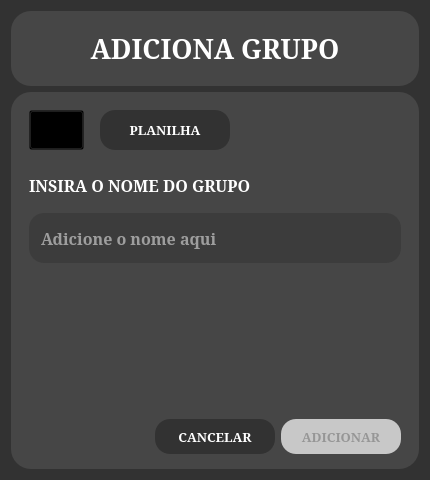
<?xml version="1.0" encoding="UTF-8"?>
<ui version="4.0">
 <class>Adiciona_Grupos</class>
 <widget class="QWidget" name="Adiciona_Grupos">
  <property name="enabled">
   <bool>true</bool>
  </property>
  <property name="geometry">
   <rect>
    <x>0</x>
    <y>0</y>
    <width>430</width>
    <height>480</height>
   </rect>
  </property>
  <property name="sizePolicy">
   <sizepolicy hsizetype="Fixed" vsizetype="Fixed">
    <horstretch>0</horstretch>
    <verstretch>0</verstretch>
   </sizepolicy>
  </property>
  <property name="minimumSize">
   <size>
    <width>430</width>
    <height>480</height>
   </size>
  </property>
  <property name="maximumSize">
   <size>
    <width>430</width>
    <height>480</height>
   </size>
  </property>
  <property name="windowTitle">
   <string>Adiciona Grupos</string>
  </property>
  <property name="styleSheet">
   <string notr="true">QWidget{
background-color: rgb(50,50,50);
}</string>
  </property>
  <layout class="QVBoxLayout" name="verticalLayout">
   <item>
    <widget class="QFrame" name="frame">
     <property name="minimumSize">
      <size>
       <width>0</width>
       <height>75</height>
      </size>
     </property>
     <property name="maximumSize">
      <size>
       <width>16777215</width>
       <height>75</height>
      </size>
     </property>
     <property name="styleSheet">
      <string notr="true">QFrame {
background-color: rgb(70,70,70);
border-radius: 20px;
}</string>
     </property>
     <property name="frameShape">
      <enum>QFrame::StyledPanel</enum>
     </property>
     <property name="frameShadow">
      <enum>QFrame::Raised</enum>
     </property>
     <layout class="QHBoxLayout" name="horizontalLayout">
      <item>
       <widget class="QLabel" name="label">
        <property name="font">
         <font>
          <family>Garamond</family>
          <pointsize>20</pointsize>
          <bold>true</bold>
         </font>
        </property>
        <property name="text">
         <string>&lt;html&gt;&lt;head/&gt;&lt;body&gt;&lt;p&gt;&lt;span style=&quot; color:#ffffff;&quot;&gt;ADICIONA GRUPO&lt;/span&gt;&lt;/p&gt;&lt;/body&gt;&lt;/html&gt;</string>
        </property>
        <property name="alignment">
         <set>Qt::AlignCenter</set>
        </property>
       </widget>
      </item>
     </layout>
    </widget>
   </item>
   <item>
    <widget class="QFrame" name="frame_2">
     <property name="styleSheet">
      <string notr="true">QFrame {
background-color: rgb(70,70,70);
border-radius: 20px;
}</string>
     </property>
     <property name="frameShape">
      <enum>QFrame::StyledPanel</enum>
     </property>
     <property name="frameShadow">
      <enum>QFrame::Raised</enum>
     </property>
     <layout class="QVBoxLayout" name="verticalLayout_2">
      <item>
       <widget class="QFrame" name="frame_6">
        <property name="minimumSize">
         <size>
          <width>0</width>
          <height>50</height>
         </size>
        </property>
        <property name="frameShape">
         <enum>QFrame::StyledPanel</enum>
        </property>
        <property name="frameShadow">
         <enum>QFrame::Raised</enum>
        </property>
        <layout class="QHBoxLayout" name="horizontalLayout_4">
         <item alignment="Qt::AlignLeft">
          <widget class="QPushButton" name="botao_adicionar_contato">
           <property name="minimumSize">
            <size>
             <width>40</width>
             <height>40</height>
            </size>
           </property>
           <property name="font">
            <font>
             <family>Garamond</family>
             <pointsize>12</pointsize>
             <bold>true</bold>
            </font>
           </property>
           <property name="styleSheet">
            <string notr="true">QPushButton{
icon: url(:/icons/adiciona_contato.svg);
background-color: transparent;
}

QPushButton::hover{
icon: url(:/icons/adiciona_contato_hover.svg);
background-color: transparent;
}</string>
           </property>
           <property name="text">
            <string/>
           </property>
           <property name="iconSize">
            <size>
             <width>40</width>
             <height>40</height>
            </size>
           </property>
          </widget>
         </item>
         <item>
          <spacer name="horizontalSpacer_2">
           <property name="orientation">
            <enum>Qt::Horizontal</enum>
           </property>
           <property name="sizeType">
            <enum>QSizePolicy::Fixed</enum>
           </property>
           <property name="sizeHint" stdset="0">
            <size>
             <width>10</width>
             <height>20</height>
            </size>
           </property>
          </spacer>
         </item>
         <item>
          <widget class="QPushButton" name="botao_inserir_planilha">
           <property name="minimumSize">
            <size>
             <width>130</width>
             <height>40</height>
            </size>
           </property>
           <property name="maximumSize">
            <size>
             <width>16777215</width>
             <height>40</height>
            </size>
           </property>
           <property name="font">
            <font>
             <family>Garamond</family>
             <pointsize>10</pointsize>
             <bold>true</bold>
            </font>
           </property>
           <property name="styleSheet">
            <string notr="true">QPushButton{
qproperty-icon: url(:/icons/tabela.svg);
background-color: rgb(50,50,50);
color: rgb(255,255,255);
border-radius: 15px;
}

QPushButton::hover{
background-color: rgb(90,90,90);
border-radius:15px;
}</string>
           </property>
           <property name="text">
            <string>PLANILHA</string>
           </property>
           <property name="iconSize">
            <size>
             <width>30</width>
             <height>25</height>
            </size>
           </property>
          </widget>
         </item>
         <item>
          <spacer name="horizontalSpacer">
           <property name="orientation">
            <enum>Qt::Horizontal</enum>
           </property>
           <property name="sizeHint" stdset="0">
            <size>
             <width>40</width>
             <height>20</height>
            </size>
           </property>
          </spacer>
         </item>
        </layout>
       </widget>
      </item>
      <item>
       <widget class="QFrame" name="frame_4">
        <property name="frameShape">
         <enum>QFrame::StyledPanel</enum>
        </property>
        <property name="frameShadow">
         <enum>QFrame::Raised</enum>
        </property>
        <layout class="QVBoxLayout" name="verticalLayout_3">
         <item>
          <widget class="QLabel" name="label_2">
           <property name="font">
            <font>
             <family>Garamond</family>
             <pointsize>12</pointsize>
             <bold>true</bold>
            </font>
           </property>
           <property name="text">
            <string>&lt;html&gt;&lt;head/&gt;&lt;body&gt;&lt;p&gt;&lt;span style=&quot; color:#ffffff;&quot;&gt;INSIRA O NOME DO GRUPO&lt;/span&gt;&lt;/p&gt;&lt;/body&gt;&lt;/html&gt;</string>
           </property>
          </widget>
         </item>
         <item>
          <spacer name="verticalSpacer_2">
           <property name="orientation">
            <enum>Qt::Vertical</enum>
           </property>
           <property name="sizeType">
            <enum>QSizePolicy::Fixed</enum>
           </property>
           <property name="sizeHint" stdset="0">
            <size>
             <width>20</width>
             <height>10</height>
            </size>
           </property>
          </spacer>
         </item>
         <item>
          <widget class="QLineEdit" name="nome">
           <property name="minimumSize">
            <size>
             <width>0</width>
             <height>50</height>
            </size>
           </property>
           <property name="font">
            <font>
             <family>Garamond</family>
             <pointsize>12</pointsize>
             <bold>true</bold>
            </font>
           </property>
           <property name="styleSheet">
            <string notr="true">background-color: rgb(60,60,60);
color: rgb(255,255,255);
border-radius: 15px;
padding: 10px</string>
           </property>
           <property name="placeholderText">
            <string>Adicione o nome aqui</string>
           </property>
          </widget>
         </item>
         <item>
          <spacer name="verticalSpacer">
           <property name="orientation">
            <enum>Qt::Vertical</enum>
           </property>
           <property name="sizeHint" stdset="0">
            <size>
             <width>20</width>
             <height>40</height>
            </size>
           </property>
          </spacer>
         </item>
        </layout>
       </widget>
      </item>
      <item>
       <widget class="QFrame" name="frame_5">
        <property name="minimumSize">
         <size>
          <width>0</width>
          <height>45</height>
         </size>
        </property>
        <property name="maximumSize">
         <size>
          <width>16777215</width>
          <height>50</height>
         </size>
        </property>
        <property name="frameShape">
         <enum>QFrame::StyledPanel</enum>
        </property>
        <property name="frameShadow">
         <enum>QFrame::Raised</enum>
        </property>
        <layout class="QHBoxLayout" name="horizontalLayout_3">
         <item>
          <spacer name="horizontalSpacer_6">
           <property name="orientation">
            <enum>Qt::Horizontal</enum>
           </property>
           <property name="sizeHint" stdset="0">
            <size>
             <width>121</width>
             <height>20</height>
            </size>
           </property>
          </spacer>
         </item>
         <item>
          <widget class="QPushButton" name="botao_cancelar">
           <property name="enabled">
            <bool>true</bool>
           </property>
           <property name="minimumSize">
            <size>
             <width>120</width>
             <height>35</height>
            </size>
           </property>
           <property name="font">
            <font>
             <family>Garamond</family>
             <pointsize>10</pointsize>
             <bold>true</bold>
            </font>
           </property>
           <property name="styleSheet">
            <string notr="true">QPushButton{
background-color: rgb(50,50,50);
color: rgb(255,255,255);
border-radius: 15px;
}

QPushButton::hover{
background-color: rgb(90,90,90);
border-radius:15px;
}

QPushButton:disabled{
background-color: rgb(200,200,200);
color: rgb(150,150,150);
}
</string>
           </property>
           <property name="text">
            <string>CANCELAR</string>
           </property>
           <property name="checkable">
            <bool>false</bool>
           </property>
          </widget>
         </item>
         <item>
          <widget class="QPushButton" name="botao_adicionar">
           <property name="enabled">
            <bool>false</bool>
           </property>
           <property name="minimumSize">
            <size>
             <width>120</width>
             <height>35</height>
            </size>
           </property>
           <property name="font">
            <font>
             <family>Garamond</family>
             <pointsize>10</pointsize>
             <bold>true</bold>
            </font>
           </property>
           <property name="styleSheet">
            <string notr="true">QPushButton{
background-color: rgb(50,50,50);
color: rgb(255,255,255);
border-radius: 15px;
}

QPushButton::hover{
background-color: rgb(90,90,90);
border-radius:15px;
}

QPushButton:disabled{
background-color: rgb(200,200,200);
color: rgb(150,150,150);
}
</string>
           </property>
           <property name="text">
            <string>ADICIONAR</string>
           </property>
           <property name="checkable">
            <bool>false</bool>
           </property>
          </widget>
         </item>
        </layout>
       </widget>
      </item>
     </layout>
    </widget>
   </item>
  </layout>
 </widget>
 <resources>
  <include location="icons.qrc"/>
 </resources>
 <connections/>
</ui>
